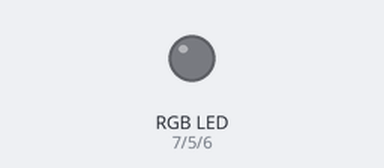
Recording of a program running on a simulated Arduino Uno, built with avr-gcc and run on an emulated ATmega328P. Shown: an RGB LED mixed from three pins (HIGH = lit). What the program prints to the serial monitor is not drawn.

Above: at 0.05 s.
Timing chart, 0 to 3.0 s (numbered marks = the images above):
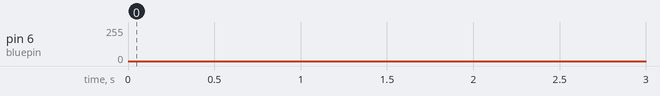

The program:

main.cpp
```cpp
#include <Arduino.h>

int redpin = 7; //select the pin for the red LED
int bluepin =6; // select the pin for the blue LED
int greenpin =5;// select the pin for the green LED
int val;

void setup() {
  pinMode(redpin, OUTPUT);
  pinMode(bluepin, OUTPUT);
  pinMode(greenpin, OUTPUT);
  Serial.begin(9600);
}

void loop() {
  // put your main code here, to run repeatedly:
  for (int val = 255; val > 0; val--)
  {
    /* code */
    analogWrite(redpin, val);
    analogWrite(bluepin, 255-val);
    analogWrite(redpin, 128-val);
    delay(1);
  }
  for (int val = 0; val < 255; val++)
  {
    /* code */
    analogWrite(redpin, val);
    analogWrite(bluepin, 255-val);
    analogWrite(redpin, 128-val);
    delay(1);
  }
  Serial.println(val, DEC);
}
```
